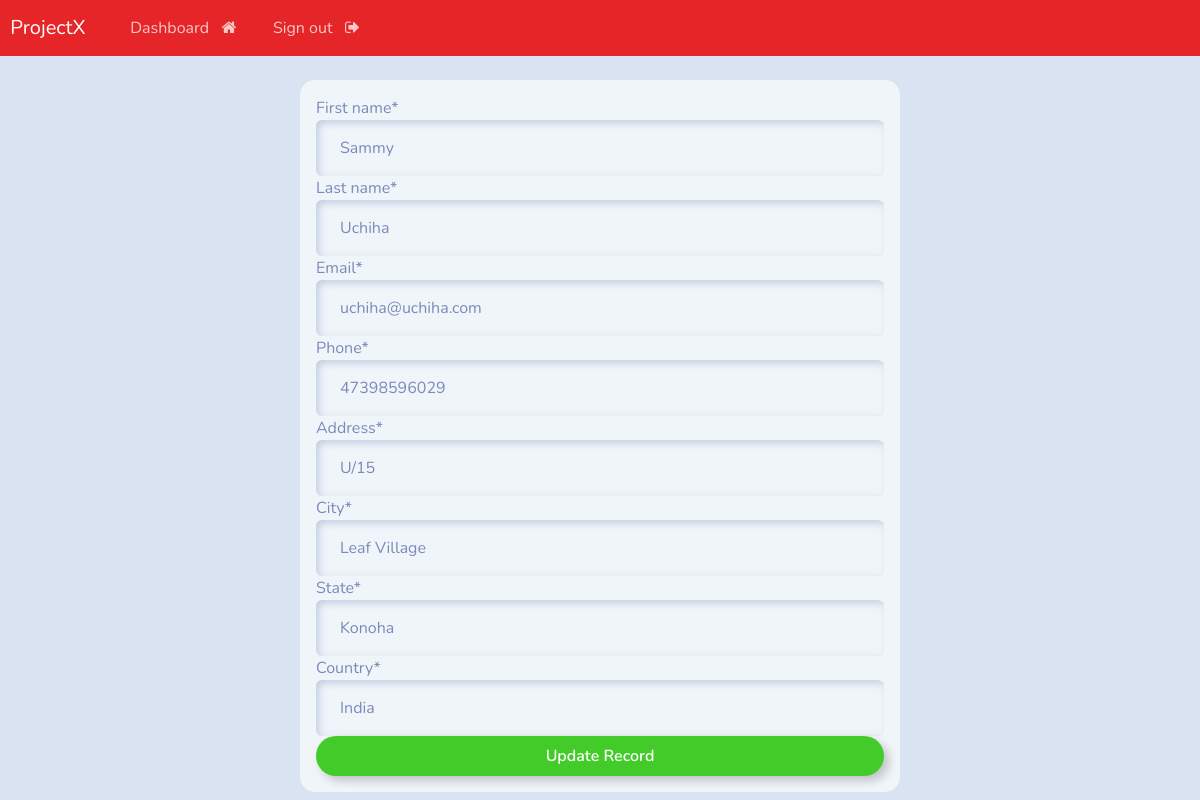
/update-record/5 (signed in), run on the app's committed database.
### webapp/models.py (models this page shows, shortened)
class Record(models.Model):
    creation_date = models.DateTimeField(auto_now_add = True)
    first_name = models.CharField(max_length=100)
    last_name = models.CharField(max_length=100)
    email = models.CharField(max_length=100)
    phone = models.CharField(max_length=100)
    address = models.CharField(max_length=100)
    city = models.CharField(max_length=100)
    state = models.CharField(max_length=100)
    country = models.CharField(max_length=100)

### webapp/views.py (the view)
# urls.py: path('update-record/<int:pk>', views.update_record, name="update-record"),
@login_required(login_url='login')
def update_record(request, pk):
    record = Record.objects.get(id=pk)
    update_record_form = UpdateRecordForm(instance=record)
    if request.method=="POST":
        update_record_form = UpdateRecordForm(request.POST, instance=record)
        if update_record_form.is_valid():
            update_record_form.save()
            return redirect("dashboard")
    context = {'update_record_form':update_record_form}
    return render (request, 'webapp/crud/update-record.html', context=context)

### webapp/forms.py
class UpdateRecordForm(forms.ModelForm):
    class Meta:
        model=Record
        fields = ['first_name', 'last_name', 'email', 'phone', 'address', 'city', 'state', 'country']

### webapp/templates/webapp/crud/update-record.html (shortened to what this page needs)
{% extends 'webapp/base.html' %}
{% load crispy_forms_tags %}
{% block content %}
<div class="container bg-light shadow-medium p-3 form-layout">
    <form action="" method="POST" autocomplete="off">
        {{update_record_form|crispy}}
        <button type="submit" class="btn btn-outline-success w-100 btn-block p-2">
            Update Record
        </button>
    </form>
</div>
{%endblock%}

### static/css/styles.css (style rules this page uses)
.form-layout { border-radius: 15px; width: 50vw; }

### data on the page
Record: first_name "Sammy", last_name "Uchiha", email "uchiha@uchiha.com", phone "47398596029", address "U/15", city "Leaf Village", state "Konoha", country "India"
